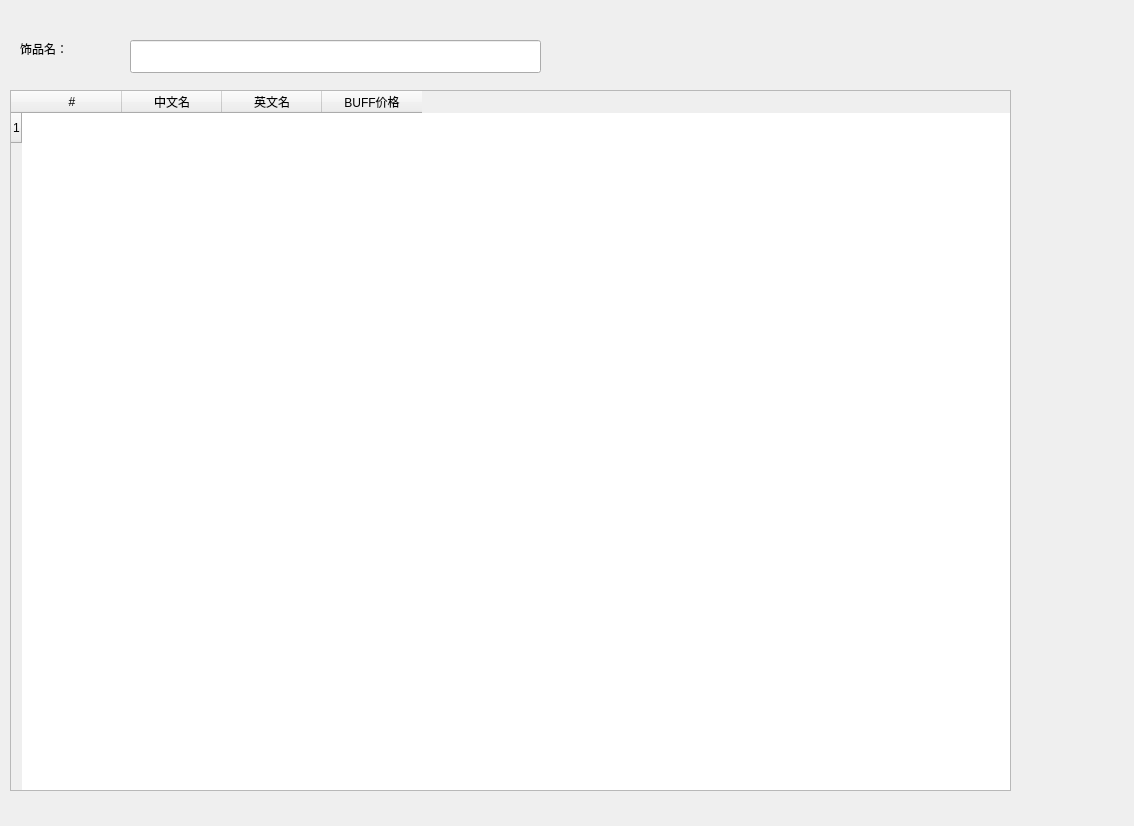
<?xml version="1.0" encoding="UTF-8"?>
<ui version="4.0">
 <class>Form</class>
 <widget class="QWidget" name="Form">
  <property name="geometry">
   <rect>
    <x>0</x>
    <y>0</y>
    <width>1134</width>
    <height>826</height>
   </rect>
  </property>
  <property name="windowTitle">
   <string>Form</string>
  </property>
  <widget class="TableWidget" name="TableWidget">
   <property name="geometry">
    <rect>
     <x>10</x>
     <y>90</y>
     <width>1001</width>
     <height>701</height>
    </rect>
   </property>
   <property name="showGrid">
    <bool>false</bool>
   </property>
   <row>
    <property name="text">
     <string>1</string>
    </property>
   </row>
   <column>
    <property name="text">
     <string>#</string>
    </property>
   </column>
   <column>
    <property name="text">
     <string>中文名</string>
    </property>
   </column>
   <column>
    <property name="text">
     <string>英文名</string>
    </property>
   </column>
   <column>
    <property name="text">
     <string>BUFF价格</string>
    </property>
   </column>
  </widget>
  <widget class="LineEdit" name="LineEdit">
   <property name="geometry">
    <rect>
     <x>130</x>
     <y>40</y>
     <width>411</width>
     <height>33</height>
    </rect>
   </property>
  </widget>
  <widget class="TitleLabel" name="productNameLabel">
   <property name="geometry">
    <rect>
     <x>20</x>
     <y>30</y>
     <width>123</width>
     <height>38</height>
    </rect>
   </property>
   <property name="text">
    <string>饰品名：</string>
   </property>
  </widget>
 </widget>
 <customwidgets>
  <customwidget>
   <class>TitleLabel</class>
   <extends>QLabel</extends>
   <header>qfluentwidgets</header>
  </customwidget>
  <customwidget>
   <class>LineEdit</class>
   <extends>QLineEdit</extends>
   <header>qfluentwidgets</header>
  </customwidget>
  <customwidget>
   <class>TableWidget</class>
   <extends>QTableWidget</extends>
   <header>qfluentwidgets</header>
  </customwidget>
 </customwidgets>
 <resources/>
 <connections/>
</ui>
